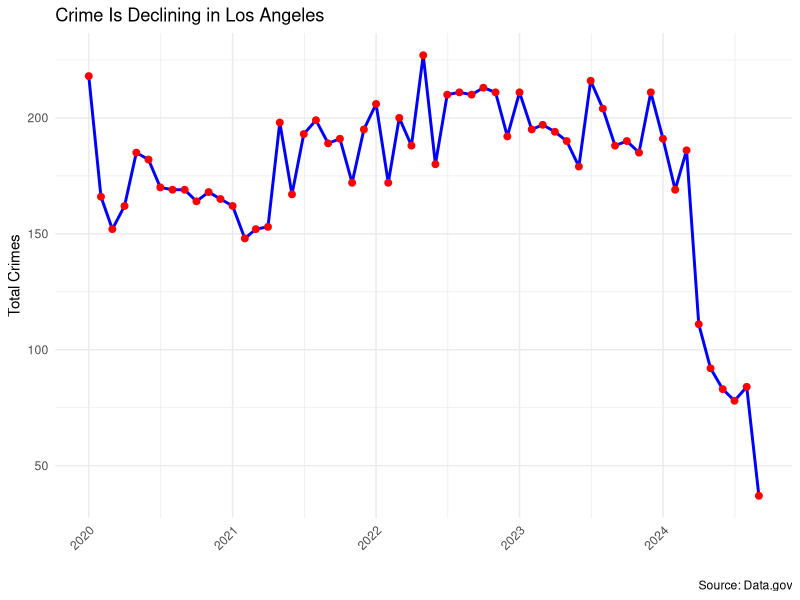
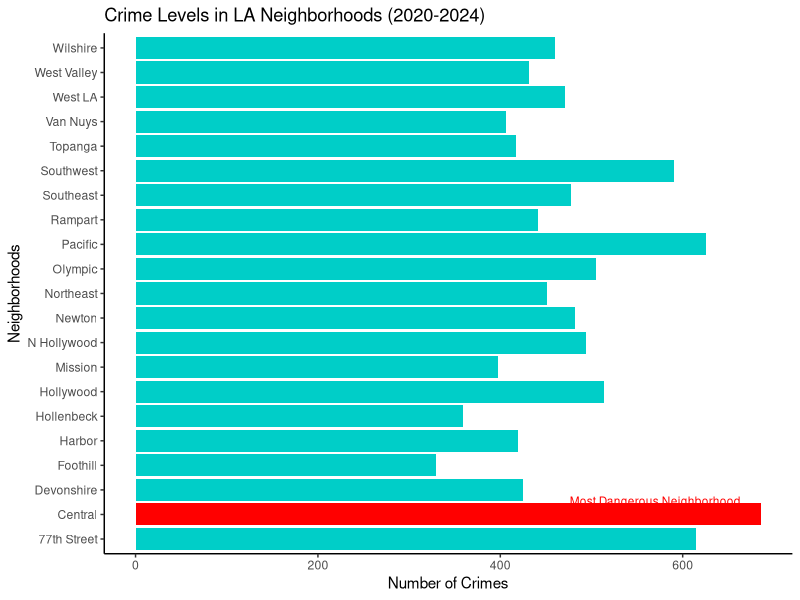
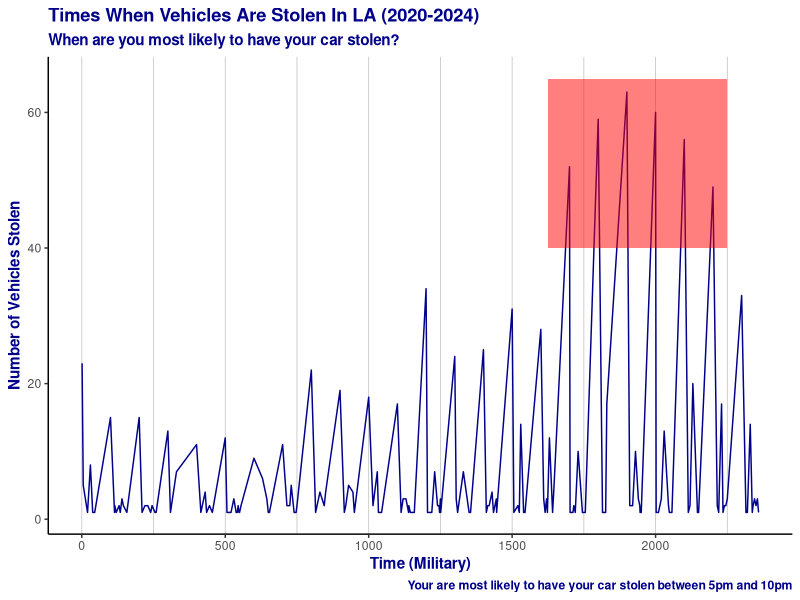
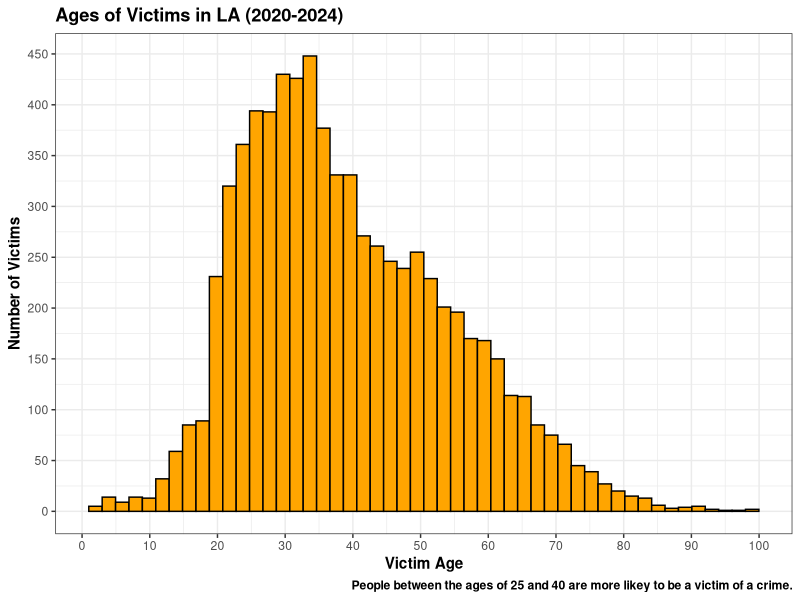

Source code (R) for these figures, in order:
# Assignment 1: Exploring Crime Data in Los Angeles ----

# In this assignment, you'll be exploring a data set containing information
# about crimes in Los Angeles. The goal is to analyze and summarize key aspects
# of the data to better understand crime patterns.

# Start with a few simple ideas:

#1) What are the unique crimes happening in LA?
#2) Which type of crime is occurring the most?
#3) Which neighborhoods are experiencing the highest crime rates?
#4) Create 3 visuals from the data. Keep in mind the best practices we learned from
#Tufte and Berinato. Make sure all your graphs are customized.

# Deliverables:
# An R Script file.
# Screenshots of your graphs with a brief description of what you created. In your document 
# attach your visual with the caption explain what you accomplished with each chart.  

# Note: Each graph must have at least 4 modifications (more is better :) ) from the default settings to 
# receive full credit. You can include elements such as color, labels, axis names, titles, captions, or even remove
# unnecessary elements to enhance clarity. Be creative and ensure your graphs are informative
# and appealing.

# Helpful Reading Resources:

#Data Visualization: A Practical Introduction by Kieran Healy https://socviz.co/
#Chapter 3: Make a plot and
#Chapter 4: Show the right numbers

# Section 1: Read in required packages and libraries needed ----

install.packages("tidyverse")
install.packages("ggplot2")
install.packages("dplyr")
install.packages("readr")

library(tidyverse)
library(ggplot2)
library(dplyr)
library(readr)
library(lubridate)


# Section 2: Load data, review data, and format ----
crime_tbl <- read.csv("crime_data.csv")

# Check for for NAs in entire dataset
any(is.na(crime_tbl))

# Remove Nas from data
crime_tbl <- na.omit(crime_tbl)

# sanity check
is.na(crime_tbl)

# see column names
names(crime_tbl)

# rename columns for ease
crime_tbl <- crime_tbl %>%
  rename(
    "Report_Number"          = DR_NO,              
    "Date_of_Occurrence"     = DATE.OCC,       
    "Time_of_Occurrence"     = TIME.OCC,     
    "Crime_Code_Description" = Crm.Cd.Desc,
    "Crime_Code"             = Crm.Cd,  
    "Premise_Description"    = Premis.Desc,
    "Premise_Code"           = Premis.Cd,
    "Victim_Race"            = Vict.Descent,
    "Victim_Sex"             = Vict.Sex,
    "Victim_Age"             = Vict.Age,    
    "Neighborhood"           = AREA.NAME,
    "Neighborhood_Code"      = AREA,  
  )

# Convert date column "Date_of_Occurrence" to just date since we already have a time column 
crime_tbl$Date_of_Occurrence <- as.Date(
  crime_tbl$Date_of_Occurrence, format = "%m/%d/%Y")

# Sanity reformatted column
head(crime_tbl)

# Section 3: Wrangling crime data ----
# Data Manipulation

# Aggregate data by month
crime_by_month <- crime_tbl %>%
  mutate(Month = format(Date_of_Occurrence, "%Y-%m")) %>%
  group_by(Month) %>% # Group crimes by month
  summarise(Total_Crimes = n()) # n() counts the number of rows in each group, how many times each type of crime occurs.

# Convert Month back to Date to prepare date for plotting
crime_by_month$Month <- as.Date(paste0(crime_by_month$Month, "-01"))

# Create Line Chart showing total crimes per month ----
ggplot(crime_by_month, aes(x = Month, y = Total_Crimes)) +
  
  # Canvas
  geom_line(color = "blue", size = 1) +  # Line plot for trend
  geom_point(color = "red", size = 2) +  # Add points for emphasis
  theme_minimal() +
  labs(title = "Crime Is Declining in Los Angeles",
       caption = "Source: Data.gov",
       x = "",
       y = "Total Crimes") +
  theme(axis.text.x = element_text(angle = 45, hjust = 1))

#1) What are the unique crimes happening in LA?
colnames(crime_tbl)
unique(crime_tbl$Crime_Code_Description)
unique(crime_tbl$Crime_Code)
  #There are 96 unique crimes happening in LA

colnames(crime_tbl)

#2) Which type of crime is occurring the most?
crime_tbl %>% count(Crime_Code_Description, sort = TRUE)
crime_tbl %>% count(Crime_Code, sort = TRUE)
  #A Stolen vehicle which is a 510 occured the most at 1101 times.

#3) Which neighborhoods are experiencing the highest crime rates?
crime_tbl %>% count(Neighborhood, sort = TRUE)
crime_tbl %>% count(Neighborhood_Code, sort = TRUE)
  #Central Neighborhood, code 1, experiences the most crime with 686 crimes occurring over 4 years.

#4) Graphs

#Visualizing the neighborhood that has the most crime over the 4 year period.
ggplot(data = crime_tbl, aes(x = Neighborhood)) +
  geom_bar(aes(fill = ifelse(Neighborhood == "Central", "red", "#00CEC8"))) + #Highlighting a specific neighborhood
  scale_fill_identity() +
  ylab("Number of Crimes") +
  xlab("Neighborhoods") +
  ggtitle ("Crime Levels in LA Neighborhoods (2020-2024)") +
  theme_classic() +
  coord_flip() +
  annotate("text", x = "Central", y = 570, label = "Most Dangerous Neighborhood", 
           size = 3, color = "red", vjust = -1)

#Visualizing at what time a vehicle is most likely to be stolen
  #Aggregate the data by Time of Occurrence and Crime code description
stolen_vehicle_time <- crime_tbl %>%
  filter(Crime_Code_Description == "VEHICLE - STOLEN") %>%
  select(Time_of_Occurrence) %>%
  group_by(Time_of_Occurrence) %>%
  summarize(count = n())

  #Looking at the new data
stolen_vehicle_time %>% arrange(desc(count))

  #Line chart
ggplot(stolen_vehicle_time, aes(x = Time_of_Occurrence, y = count)) +
  geom_line(color = "darkblue", size = .5) +
  labs(title = "Times When Vehicles Are Stolen In LA (2020-2024)", 
       subtitle = "When are you most likely to have your car stolen?",
       x = "Time (Military)", 
       y = "Number of Vehicles Stolen",
       caption = "Your are most likely to have your car stolen between 5pm and 10pm") +
  annotate("rect", xmin = 1625, xmax = 2250, ymin = 40, ymax = 65, 
           alpha = 0.5, fill = "red")+ 
  theme_classic() +
  theme (
    panel.grid.major.x = element_line(color = "grey", size = 0.25),
    panel.grid.minor.x = element_line(color = "grey", size = 0.25),
    title = element_text(face = "bold", color = "darkblue"))

#Looking at the distribution of the age of victim 
  #Looking at the data
crime_tbl$Victim_Age
  
  #Removing victims ages listed as -1, 0
remove <- c(-1,0)
age <- crime_tbl %>%
  filter(!Victim_Age %in% remove)

  #Checking my work
age$Victim_Age
  
  #Looks at my future X and Y values
age %>% count(Victim_Age, sort = TRUE)

  #Hisogram
ggplot(age, aes(Victim_Age)) + 
  geom_histogram(bins = 50, fill = "orange", color = "black") +
  labs(title = "Ages of Victims in LA (2020-2024)",
       x = "Victim Age",
       y = "Number of Victims",
       caption = "People between the ages of 25 and 40 are more likey to be a victim of a crime.") +
  theme_bw() +
  theme(
    title = element_text(face = "bold", color = "black")) +
  scale_x_continuous(breaks = seq(0, 100, by = 10)) +
  scale_y_continuous(breaks = seq(0, 450, by = 50))
